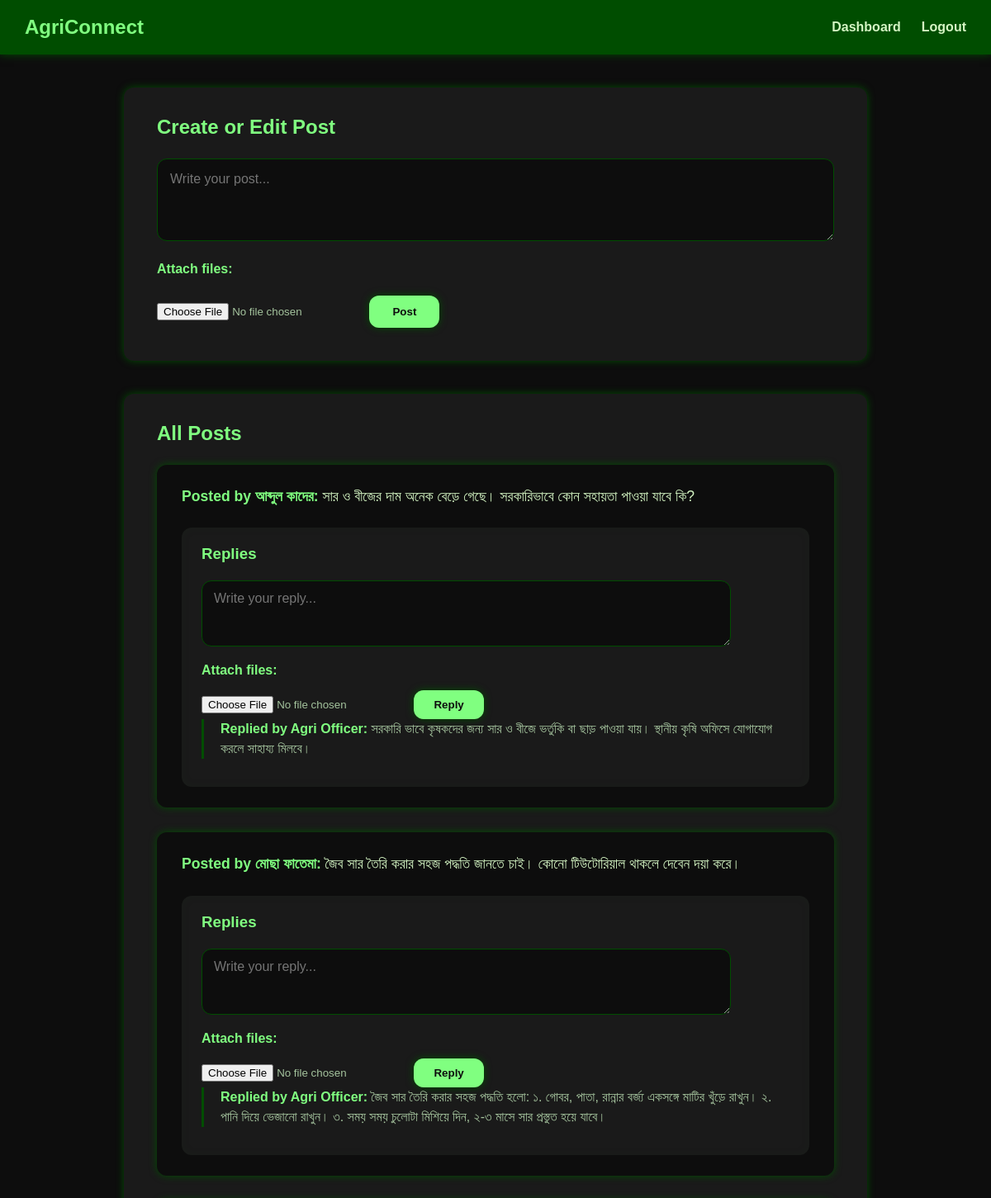
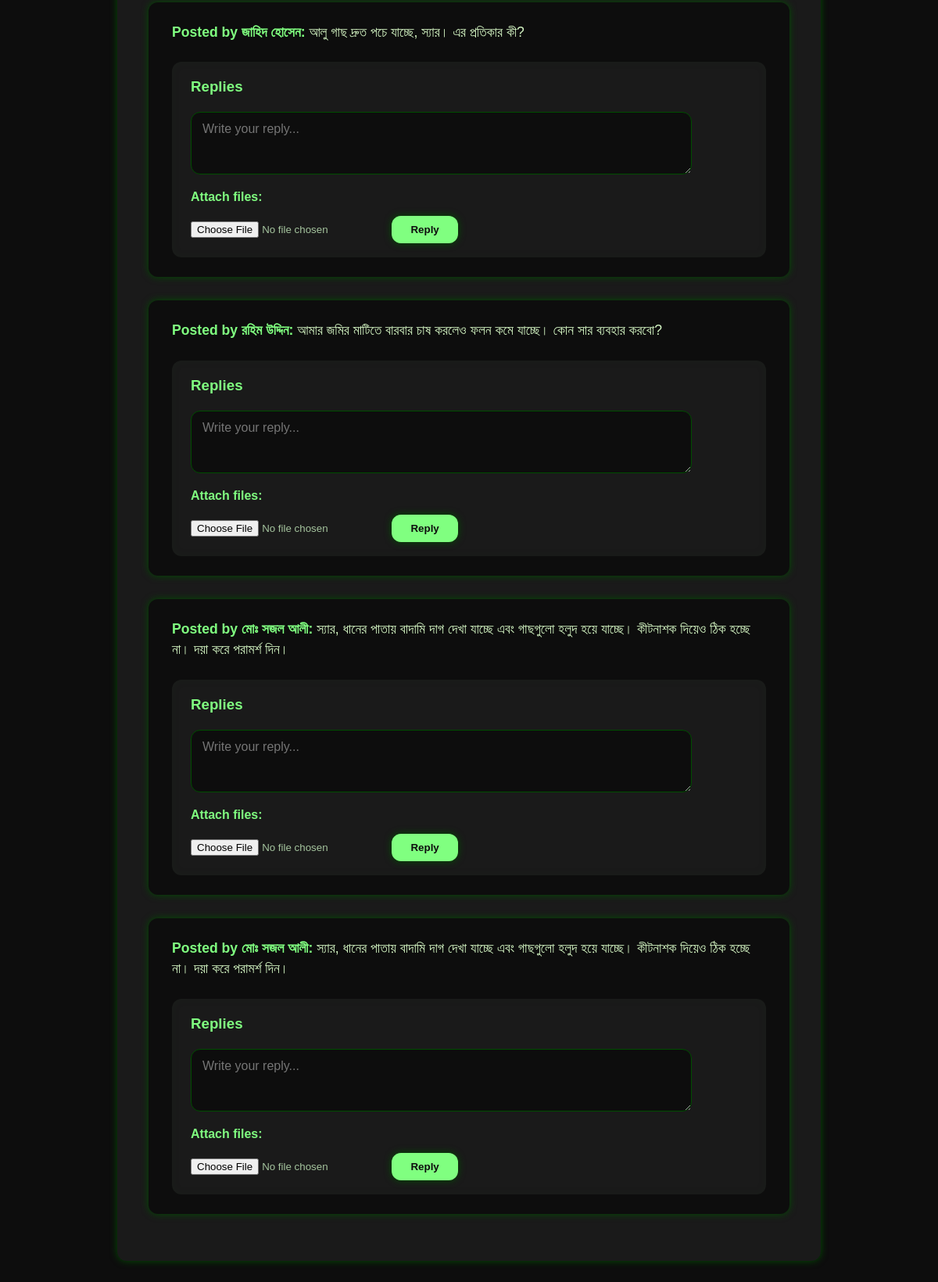
The page /farmer_post.php (signed in) on the database its author committed (2 pictures, top to bottom).
### tables this page shows
CREATE TABLE `posts` (
  `id` int(11) NOT NULL,
  `user_type` enum('farmer','agri_officer') NOT NULL,
  `user_id` int(11) NOT NULL,
  `content` text DEFAULT NULL,
  `image` varchar(255) DEFAULT NULL,
  `video` varchar(255) DEFAULT NULL,
  `audio` varchar(255) DEFAULT NULL,
  `created_at` timestamp NOT NULL DEFAULT current_timestamp(),
  `attachment` varchar(255) DEFAULT NULL
);

CREATE TABLE `replies` (
  `id` int(11) NOT NULL,
  `post_id` int(11) NOT NULL,
  `parent_reply_id` int(11) DEFAULT NULL,
  `user_type` enum('farmer','agri_officer') NOT NULL,
  `user_id` int(11) NOT NULL,
  `content` text DEFAULT NULL,
  `image` varchar(255) DEFAULT NULL,
  `video` varchar(255) DEFAULT NULL,
  `audio` varchar(255) DEFAULT NULL,
  `created_at` timestamp NOT NULL DEFAULT current_timestamp(),
  `attachment` varchar(255) DEFAULT NULL
);

### farmer_post.php (the view, shortened to what this page needs)
<?php
include('db_connection.php');
$posts_query = "SELECT posts.id, posts.user_id, posts.user_type, posts.content, posts.attachment, posts.created_at,
                        IF(posts.user_type = 'farmer', CONCAT(farmers.first_name, ' ', farmers.last_name),
                        CONCAT(agri_officers.first_name, ' ', agri_officers.last_name)) AS posted_by
                FROM posts
                LEFT JOIN farmers ON posts.user_id = farmers.id
                LEFT JOIN agri_officers ON posts.user_id = agri_officers.id
                ORDER BY posts.created_at DESC";
$posts_result = $conn->query($posts_query);
?>
<!DOCTYPE html>
<html lang="en">
<head>
</head>
<body>
<nav>
    <div class="logo">AgriConnect</div>
    <ul>
        <li><a href="farmer_dashboard.php">Dashboard</a></li>
        <li><a href="logout.php">Logout</a></li>
    </ul>
</nav>
<div class="container">
    <h2>Create or Edit Post</h2>
    <form method="POST" enctype="multipart/form-data">
        <?php if (isset($_GET['edit_post_id'])): ?>
            <?php
            $post_id = $_GET['edit_post_id'];
            $post_query = $conn->prepare("SELECT * FROM posts WHERE id = ?");
            $post_query->bind_param("i", $post_id);
            $post_query->execute();
            $post_result = $post_query->get_result();
            $post_data = $post_result->fetch_assoc();
            ?>
            <input type="hidden" name="post_id" value="<?= $post_id ?>">
            <textarea name="content"><?= $post_data['content'] ?></textarea>
            <?php if ($post_data['attachment']): ?>
                <div class="attachment">
                    <a href="<?= $post_data['attachment'] ?>" target="_blank">View Attachment</a>
                </div>
            <?php endif; ?>
        <?php else: ?>
            <textarea name="content" placeholder="Write your post..." required></textarea>
        <?php endif; ?>
        <label for="attachment">Attach files:</label>
        <input type="file" name="attachment" accept="image/*,video/*,audio/*">
        <button type="submit"><?= isset($_GET['edit_post_id']) ? 'Update' : 'Post' ?></button>
    </form>
</div>
<div class="container">
    <h2>All Posts</h2>
    <?php while ($post = $posts_result->fetch_assoc()) { ?>
        <div class="post-container">
            <div class="post-content">
                <strong>Posted by <?= $post['posted_by'] ?>:</strong> <?= $post['content'] ?>
            </div>
            <div class="reply-container">
                <h3>Replies</h3>
                <form method="POST" enctype="multipart/form-data">
                    <textarea name="reply_content" placeholder="Write your reply..." required></textarea>
                    <label for="reply_attachment">Attach files:</label>
                    <input type="file" name="reply_attachment" accept="image/*,video/*,audio/*">
                    <button type="submit">Reply</button>
                </form>
                <?php
                $replies_query = "SELECT * FROM replies WHERE post_id = ? ORDER BY created_at DESC";
                $replies_stmt = $conn->prepare($replies_query);
                $replies_stmt->bind_param("i", $post['id']);
                $replies_stmt->execute();
                $replies_result = $replies_stmt->get_result();
                while ($reply = $replies_result->fetch_assoc()) {
                    echo "<div class='reply-content'>";
                    echo "<strong>Replied by " . ($reply['user_type'] == 'farmer' ? "Farmer" : "Agri Officer") . ":</strong> " . $reply['content'];
                    echo "</div>";
                }
                ?>
            </div>
        </div>
    <?php } ?>
</div>
</body>
</html>

### farmer_post.php (style rules this page uses)
:root { --bg-main: #0d0d0d; --bg-secondary: #1a1a1a; --accent: #80ff80; --accent-dark: #004d00; --text-light: #d4f5c3; --text-muted: #a5c49e; --card-radius: 12px; --gap: 20px; --font-family: 'Poppins', sans-serif; --shadow-glow: 0 0 10px #004d00; --shadow-glow-strong: 0 0 20px #80ff80; }
* { box-sizing: border-box; margin: 0; padding: 0; font-family: var(--font-family); color: var(--text-light); }
body { background-color: var(--bg-main); padding: 0; margin: 0; min-height: 100vh; line-height: 1.5; }
nav { background-color: var(--accent-dark); padding: 15px 30px; display: flex; justify-content: space-between; align-items: center; box-shadow: var(--shadow-glow); position: sticky; top: 0; z-index: 1000; }
nav .logo { font-weight: 700; font-size: 1.5rem; color: var(--accent); user-select: none; }
nav ul { list-style: none; display: flex; gap: 25px; }
nav ul li a { text-decoration: none; color: var(--text-light); font-weight: 600; transition: color 0.3s ease; }
.container { max-width: 900px; background-color: var(--bg-secondary); margin: 40px auto; padding: 30px 40px; border-radius: var(--card-radius); box-shadow: var(--shadow-glow); }
h2 { margin-bottom: var(--gap); color: var(--accent); font-weight: 700; user-select: none; }
form textarea { width: 100%; min-height: 100px; background-color: var(--bg-main); border: 1.5px solid var(--accent-dark); border-radius: var(--card-radius); padding: 15px; font-size: 1rem; color: var(--text-light); resize: vertical; transition: border-color 0.3s ease; }
input[type="file"] { margin-top: 12px; color: var(--text-muted); }
label { margin-top: 15px; display: block; font-weight: 600; color: var(--accent); }
button[type="submit"] { margin-top: 20px; background-color: var(--accent); border: none; color: var(--bg-main); font-weight: 700; padding: 12px 28px; border-radius: var(--card-radius); cursor: pointer; box-shadow: var(--shadow-glow); transition: background-color 0.3s ease, box-shadow 0.3s ease; }
.post-container { background-color: var(--bg-main); border-radius: var(--card-radius); padding: 25px 30px; margin-bottom: 30px; box-shadow: var(--shadow-glow); }
.post-content { font-size: 1.1rem; margin-bottom: 12px; color: var(--text-light); user-select: text; }
.post-content strong { color: var(--accent); }
.reply-container { margin-top: 25px; background-color: var(--bg-secondary); padding: 18px 24px; border-radius: var(--card-radius); box-shadow: inset 0 0 12px #004d0011; }
.reply-container h3 { color: var(--accent); margin-bottom: 18px; user-select: none; }
.reply-content { margin-bottom: 16px; padding-left: 20px; border-left: 3px solid var(--accent-dark); color: var(--text-muted); font-size: 1rem; user-select: text; }
.reply-content strong { color: var(--accent); user-select: none; }
.reply-container textarea { width: 90%; min-height: 80px; background-color: var(--bg-main); border: 1.5px solid var(--accent-dark); border-radius: var(--card-radius); padding: 12px 14px; font-size: 1rem; color: var(--text-light); resize: vertical; transition: border-color 0.3s ease; }
.reply-container label { color: var(--accent); margin-top: 10px; font-weight: 600; display: block; }
.reply-container input[type="file"] { margin-top: 10px; color: var(--text-muted); }
.reply-container button[type="submit"] { margin-top: 12px; background-color: var(--accent); border: none; color: var(--bg-main); font-weight: 700; padding: 10px 24px; border-radius: var(--card-radius); cursor: pointer; box-shadow: var(--shadow-glow); transition: background-color 0.3s ease, box-shadow 0.3s ease; }

### rows shown on the page
posts: posted_by "আব্দুল কাদের", content "সার ও বীজের দাম অনেক বেড়ে গেছে। সরকারিভাবে কোন সহায়তা পাওয়া যাবে কি?"
replies: user_type "Agri Officer", content "সরকারি ভাবে কৃষকদের জন্য সার ও বীজে ভর্তুকি বা ছাড় পাওয়া যায়। স্থানীয় কৃষি অফিসে যোগাযোগ করলে সাহায্য মিলবে।"
posts: posted_by "মোছা ফাতেমা", content "জৈব সার তৈরি করার সহজ পদ্ধতি জানতে চাই। কোনো টিউটোরিয়াল থাকলে দেবেন দয়া করে।"
replies: user_type "Agri Officer", content "জৈব সার তৈরি করার সহজ পদ্ধতি হলো: ১. গোবর, পাতা, রান্নার বর্জ্য একসঙ্গে মাটির খুঁড়ে রাখুন। ২. পানি দিয়ে ভেজানো রাখুন। ৩. সময় সময় চুলোটা মিশিয়ে দিন, ২-৩ মাসে সার প্রস্তুত হয়ে যাবে।"
posts: posted_by "জাহিদ হোসেন", content "আলু গাছ দ্রুত পচে যাচ্ছে, স্যার। এর প্রতিকার কী?"
posts: posted_by "রহিম উদ্দিন", content "আমার জমির মাটিতে বারবার চাষ করলেও ফলন কমে যাচ্ছে। কোন সার ব্যবহার করবো?"
posts: posted_by "মোঃ সজল আলী", content "স্যার, ধানের পাতায় বাদামি দাগ দেখা যাচ্ছে এবং গাছগুলো হলুদ হয়ে যাচ্ছে। কীটনাশক দিয়েও ঠিক হচ্ছে না। দয়া করে পরামর্শ দিন।"
posts: posted_by "মোঃ সজল আলী", content "স্যার, ধানের পাতায় বাদামি দাগ দেখা যাচ্ছে এবং গাছগুলো হলুদ হয়ে যাচ্ছে। কীটনাশক দিয়েও ঠিক হচ্ছে না। দয়া করে পরামর্শ দিন।"
